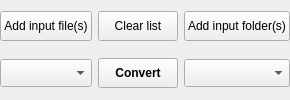
     <widget class="QWidget" name="buttonWidget" native="true">
      <property name="sizePolicy">
       <sizepolicy hsizetype="Preferred" vsizetype="Fixed">
        <horstretch>0</horstretch>
        <verstretch>0</verstretch>
       </sizepolicy>
      </property>
      <layout class="QGridLayout" name="gridLayout_4">
       <property name="leftMargin">
        <number>0</number>
       </property>
       <property name="topMargin">
        <number>0</number>
       </property>
       <property name="rightMargin">
        <number>0</number>
       </property>
       <property name="bottomMargin">
        <number>0</number>
       </property>
       <item row="0" column="4">
        <widget class="QPushButton" name="directoryButton">
         <property name="sizePolicy">
          <sizepolicy hsizetype="Minimum" vsizetype="Minimum">
           <horstretch>0</horstretch>
           <verstretch>0</verstretch>
          </sizepolicy>
         </property>
         <property name="toolTip">
          <string>&lt;html&gt;&lt;head/&gt;&lt;body&gt;&lt;p style='white-space:pre'&gt;Add directory containing JPG, PNG or GIF files to queue.&lt;br/&gt;&lt;span style=&quot; font-weight:600;&quot;&gt;CBR, CBZ and CB7 files inside will not be processed!&lt;/span&gt;&lt;/p&gt;&lt;/body&gt;&lt;/html&gt;</string>
         </property>
         <property name="text">
          <string>Add input folder(s)</string>
         </property>
         <property name="icon">
          <iconset resource="KCC.qrc">
           <normaloff>:/Other/icons/folder_new.png</normaloff>:/Other/icons/folder_new.png</iconset>
         </property>
        </widget>
       </item>
       <item row="1" column="4">
        <widget class="QComboBox" name="formatBox">
         <property name="minimumSize">
          <size>
           <width>0</width>
           <height>28</height>
          </size>
         </property>
         <property name="toolTip">
          <string>&lt;html&gt;&lt;head/&gt;&lt;body&gt;&lt;p style='white-space:pre'&gt;Output format.&lt;/p&gt;&lt;/body&gt;&lt;/html&gt;</string>
         </property>
        </widget>
       </item>
       <item row="1" column="1">
        <widget class="QComboBox" name="deviceBox">
         <property name="minimumSize">
          <size>
           <width>0</width>
           <height>28</height>
          </size>
         </property>
         <property name="toolTip">
          <string>&lt;html&gt;&lt;head/&gt;&lt;body&gt;&lt;p style='white-space:pre'&gt;Target device.&lt;/p&gt;&lt;/body&gt;&lt;/html&gt;</string>
         </property>
        </widget>
       </item>
       <item row="0" column="3">
        <widget class="QPushButton" name="clearButton">
         <property name="minimumSize">
          <size>
           <width>0</width>
           <height>30</height>
          </size>
         </property>
         <property name="text">
          <string>Clear list</string>
         </property>
         <property name="icon">
          <iconset resource="KCC.qrc">
           <normaloff>:/Other/icons/clear.png</normaloff>:/Other/icons/clear.png</iconset>
         </property>
        </widget>
       </item>
       <item row="0" column="1">
        <widget class="QPushButton" name="fileButton">
         <property name="minimumSize">
          <size>
           <width>0</width>
           <height>30</height>
          </size>
         </property>
         <property name="toolTip">
          <string>&lt;html&gt;&lt;head/&gt;&lt;body&gt;&lt;p style='white-space:pre'&gt;Add CBR, CBZ, CB7 or PDF file to queue.&lt;/p&gt;&lt;/body&gt;&lt;/html&gt;</string>
         </property>
         <property name="text">
          <string>Add input file(s)</string>
         </property>
         <property name="icon">
          <iconset resource="KCC.qrc">
           <normaloff>:/Other/icons/document_new.png</normaloff>:/Other/icons/document_new.png</iconset>
         </property>
        </widget>
       </item>
       <item row="1" column="3">
        <widget class="QPushButton" name="convertButton">
         <property name="minimumSize">
          <size>
           <width>0</width>
           <height>30</height>
          </size>
         </property>
         <property name="font">
          <font>
           <bold>true</bold>
          </font>
         </property>
         <property name="toolTip">
          <string>&lt;html&gt;&lt;head/&gt;&lt;body&gt;&lt;p style='white-space:pre'&gt;Shift+Click to select the output directory for this list.&lt;/p&gt;&lt;/body&gt;&lt;/html&gt;</string>
         </property>
         <property name="text">
          <string>Convert</string>
         </property>
         <property name="icon">
          <iconset resource="KCC.qrc">
           <normaloff>:/Other/icons/convert.png</normaloff>:/Other/icons/convert.png</iconset>
         </property>
        </widget>
       </item>
      </layout>
      <zorder>clearButton</zorder>
      <zorder>deviceBox</zorder>
      <zorder>convertButton</zorder>
      <zorder>fileButton</zorder>
      <zorder>directoryButton</zorder>
      <zorder>formatBox</zorder>
     </widget>
